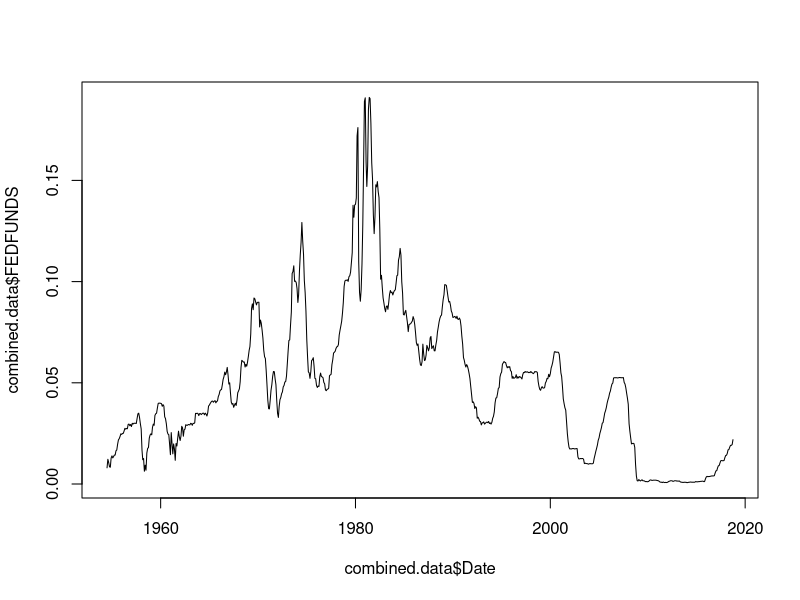
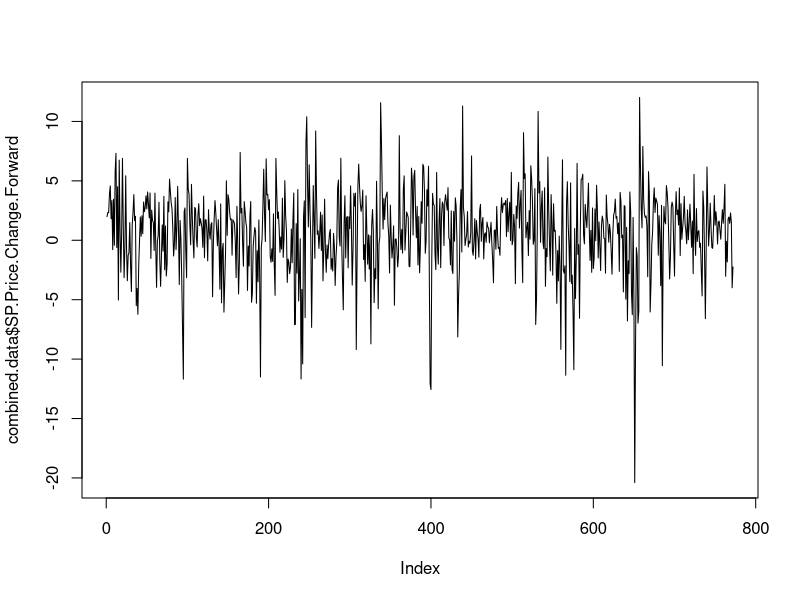
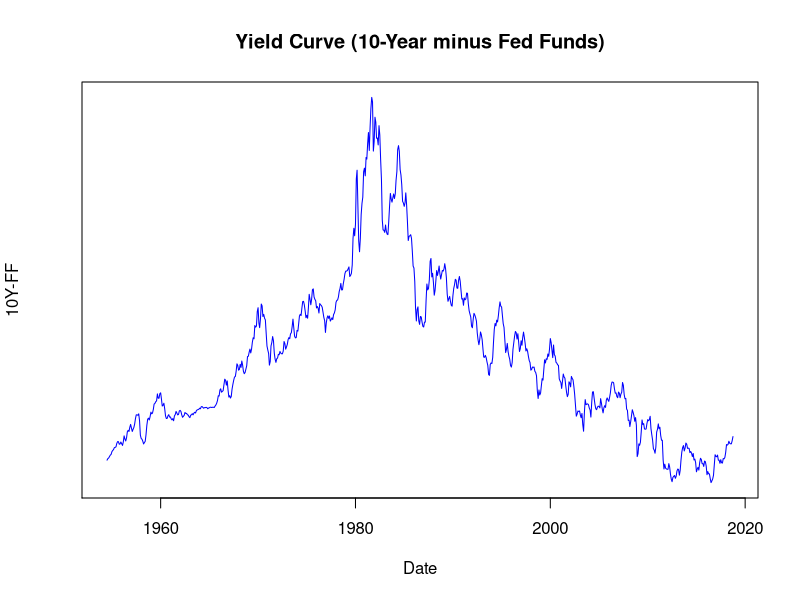
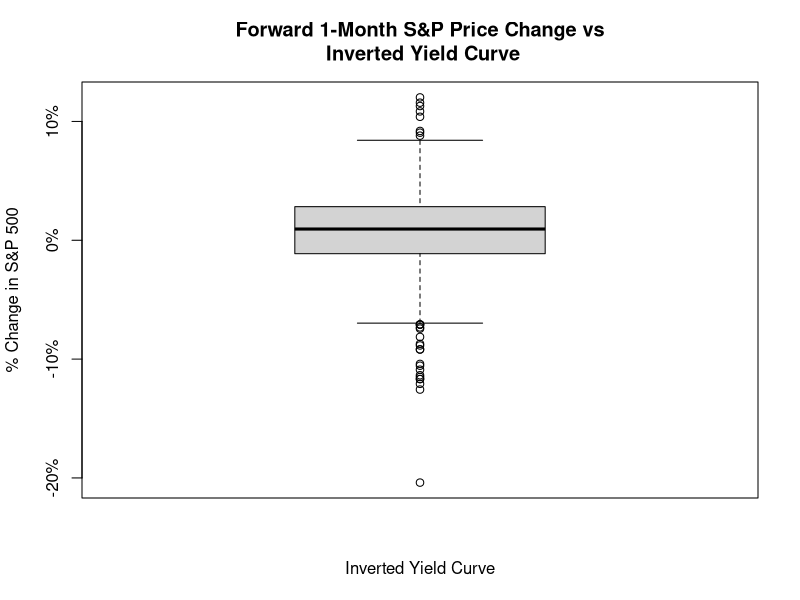
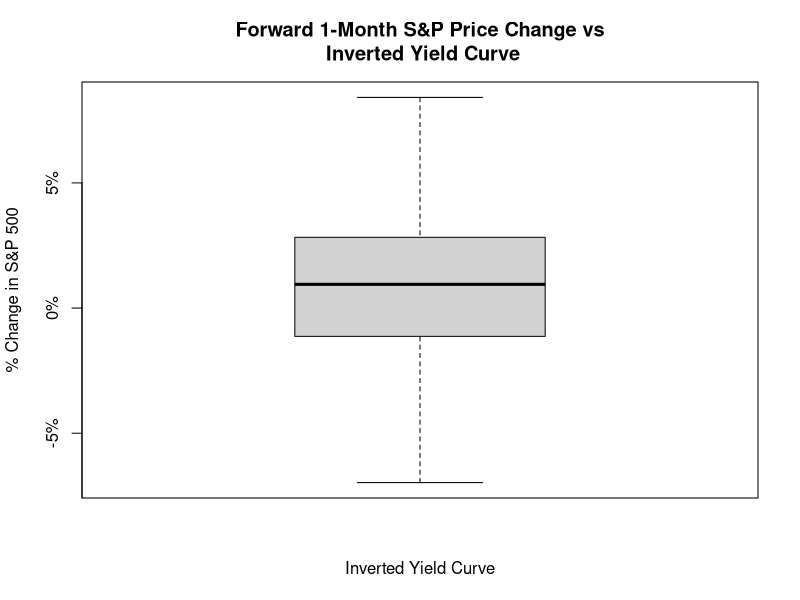

Write the R code that produced these figures, in order. (Note: this script raises an error after producing the figures.)
# from http://www.econ.yale.edu/~shiller/data.htm
sp.data <- read.csv("./prepared_data/schiller_sp_data_formatted.tsv", sep="\t", stringsAsFactors = FALSE)
head(sp.data)

# from https://fred.stlouisfed.org/series/FEDFUNDS
fedfunds <- read.csv("./raw_data/FEDFUNDS_1954_2018.csv",sep=",",stringsAsFactors = FALSE)
head(fedfunds)
fedfunds$FEDFUNDS <- fedfunds$FEDFUNDS / 100

# format dates
sp.data$Date <- as.POSIXct(sp.data$Date)
fedfunds$DATE <- as.POSIXct(fedfunds$DATE)

# merge the datasets
combined.data <- merge(sp.data, fedfunds, by.x="Date",by.y="DATE")
head(combined.data)
tail(combined.data)
nrow(combined.data)
nrow(fedfunds)
nrow(sp.data)

# Fed Funds rate over time
plot(combined.data$Date,combined.data$FEDFUNDS,type="l")

# Yield curve
png("./sp_vs_yield_curve/yield_curve_plots/yield_curve_vs_time.png")
combined.data$Yield.Curve.10Y <- combined.data$GS10 - combined.data$FEDFUNDS
plot(combined.data$Date,combined.data$Yield.Curve.10Y,type="l",
     main="Yield Curve (10-Year minus Fed Funds)",xlab="Date",ylab="10Y-FF",
     col="blue",yaxt="n")
breaks <- c(-0.06,-0.04,-0.02,0.0,00.02,0.04)
breaklabels <- paste(breaks*100,"%",sep="")
axis(2,at=breaks,lab=breaklabels)
abline(h=0)
dev.off()

# add future 1-month S&P 500 price change
combined.data$SP.Price.Change.Forward <- (combined.data$SP.Price.Next / combined.data$SP.Price - 1) * 100
plot(combined.data$SP.Price.Change.Forward,type="l")

# Forward 1-month S&P price change vs yield curve inversion
png("./sp_vs_yield_curve/yield_curve_plots/sp_1mo_vs_yc.png")
boxplot(combined.data$SP.Price.Change.Forward ~ combined.data$Yield.Curve.10Y<0,
        main="Forward 1-Month S&P Price Change vs\n Inverted Yield Curve",
        xlab="Inverted Yield Curve",ylab="% Change in S&P 500",yaxt="n")
breaks <- c(-20,-10,0,10)
breaklabels <- paste(breaks,"%",sep="")
axis(2,at=breaks,lab=breaklabels)
dev.off()

png("./sp_vs_yield_curve/yield_curve_plots/sp_1mo_vs_yc_zoom.png")
boxplot(combined.data$SP.Price.Change.Forward ~ combined.data$Yield.Curve.10Y<0,outline=FALSE,
        main="Forward 1-Month S&P Price Change vs\n Inverted Yield Curve",
        xlab="Inverted Yield Curve",ylab="% Change in S&P 500",yaxt="n")
breaks <- c(-10,-5,0,5)
breaklabels <- paste(breaks,"%",sep="")
axis(2,at=breaks,lab=breaklabels)
dev.off()

summary(combined.data$SP.Price.Change.Forward[combined.data$Yield.Curve.10Y<0])
summary(combined.data$SP.Price.Change.Forward[combined.data$Yield.Curve.10Y>0])
hist(combined.data$SP.Price.Change.Forward[combined.data$Yield.Curve.10Y<0],breaks=20)
hist(combined.data$SP.Price.Change.Forward[combined.data$Yield.Curve.10Y>0],breaks=20)

# chi-sq test of positive price change vs positive yield curve
table(combined.data$SP.Price.Change.Forward>0,combined.data$Yield.Curve.10Y>0)
chisq.test(table(combined.data$SP.Price.Change.Forward>0,combined.data$Yield.Curve.10Y>0))
# p-value = 0.1232

# Backward 1-month S&P price change vs yield curve inversion
combined.data$SP.Price.Change.Backward <- (combined.data$SP.Price / combined.data$SP.Price.Last - 1) * 100

boxplot(combined.data$SP.Price.Change.Backward ~ combined.data$Yield.Curve.10Y<0,
        main="Backward 1-Month S&P Price Change vs\n Inverted Yield Curve",
        xlab="Inverted Yield Curve",ylab="% Change in S&P 500")
summary(combined.data$SP.Price.Change.Backward[combined.data$Yield.Curve.10Y<0])
summary(combined.data$SP.Price.Change.Backward[combined.data$Yield.Curve.10Y>0])
hist(combined.data$SP.Price.Change.Backward[combined.data$Yield.Curve.10Y<0])
hist(combined.data$SP.Price.Change.Backward[combined.data$Yield.Curve.10Y>0])

# Forward 6-month S&P price change vs yield curve inversion
combined.data$SP.Price.Change.Forward.6Mo <- (combined.data$SP.Price.Next.6Mo / combined.data$SP.Price - 1) * 100

boxplot(combined.data$SP.Price.Change.Forward.6Mo ~ combined.data$Yield.Curve.10Y<0,
        main="Forward 6-Month S&P Price Change vs\n Inverted Yield Curve",
        xlab="Inverted Yield Curve",ylab="% Change in S&P 500",yaxt="n")
axis(2,at=c(-40,-20,0,20,40),lab=c("-40%","-20%","0%","20%","40%"))
summary(combined.data$SP.Price.Change.Forward.6Mo[combined.data$Yield.Curve.10Y<0])
summary(combined.data$SP.Price.Change.Forward.6Mo[combined.data$Yield.Curve.10Y>0])
hist(combined.data$SP.Price.Change.Forward.6Mo[combined.data$Yield.Curve.10Y<0])
hist(combined.data$SP.Price.Change.Forward.6Mo[combined.data$Yield.Curve.10Y>0])

# chisq test for forward 6-month price change
table(combined.data$SP.Price.Change.Forward.6Mo>0,combined.data$Yield.Curve.10Y>0)
chisq.test(table(combined.data$SP.Price.Change.Forward.6Mo>0,combined.data$Yield.Curve.10Y>0))
# p-value = 9.011e-10

boxplot(combined.data$GS10 ~ combined.data$Yield.Curve.10Y<0)


